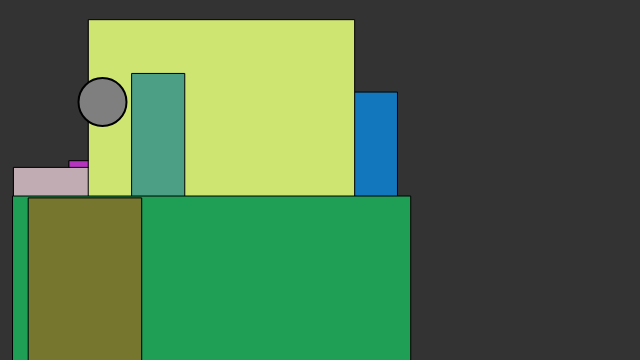
Frame 1 (no input)
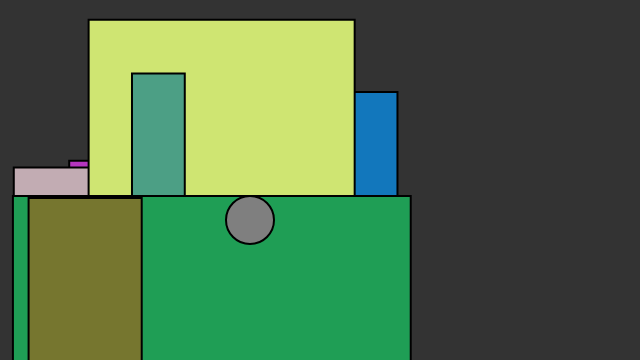
Frame 60 (no input)
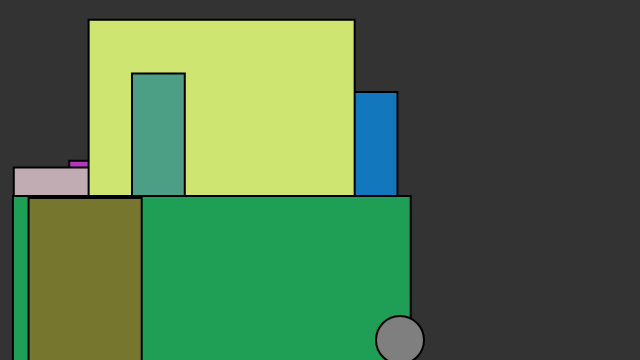
Frame 120 (the mouse pressed at the canvas centre since frame 60)

The p5.js sketch that drew these frames (run headless with seeded random() and noise() and a simulated clock; from frame 60 on, the mouse is pressed at the canvas centre):

// p5.js sketch
// ── sketch.js
// The Nature of Code
// Daniel Shiffman
// http://natureofcode.com

// Example 1-1: Bouncing Ball, no vectors
var x = 100;
var y = 100;
var xspeed = 2.5;
var yspeed = 2;
var numRectangles = 8;
var rectangles = [];

function setup() {
  createCanvas(640, 360);


  for (var i=0; i<numRectangles; i++) {
    rectangles[i]=new SmarterRectangle();
  }

}

function draw() {
  background(51);


for (var i=0; i<rectangles.length;i++) {
  rectangles[i].drawRectangle();
}


// rectangles.forEach(function(rectangle) {
//   rectangle.drawRectangle();
// })


// drawRectangle(200,200,100,150,[30,200,80]);


// for (var i=0; i <10;i++) {

//   new Rectangle(random(200),random(200),random(300),random(150),[30,200,80]);
// }




move();
checkEdge();
drawBall();

}


function move() {
  // Add the current speed to the position.
  x = x + xspeed;
  y = y + yspeed;
}



function checkEdge() {

  // check Edges
  if ((x > width) || (x < 0)) {
    xspeed = xspeed * -1;

    for (var i=0; i<rectangles.length;i++) {
      rectangles[i].randomize();
    }

  }
  if ((y > height) || (y < 0)) {
    yspeed = yspeed * -1;
  }
}



function drawBall() {

  // Display circle at x position
  stroke(0);
  strokeWeight(2);
  fill(127);
  ellipse(x, y, 48, 48);

}



function drawRectangle(rectX,rectY,rectWidth,rectHeight, color) {

  fill(color);
  rect(rectX,rectY,rectWidth,rectHeight);

}


var Rectangle = function(rectX,rectY,rectWidth,rectHeight, color) {

  fill(color);
  rect(rectX,rectY,rectWidth,rectHeight);



}



var SmarterRectangle = function() {
    this.color = [random(255),random(255),random(255)];
    this.rectX=random(200);
    this.rectY=random(200);
    this.rectWidth=random(400);
    this.rectHeight=random(600);

  this.randomize = function() {
    this.color = [random(255),random(255),random(255)];
    this.rectX=random(200);
    this.rectY=random(200);
    this.rectWidth=random(400);
    this.rectHeight=random(600);
}


  this.drawRectangle = function() {
    fill(this.color);
    rect(this.rectX,this.rectY,this.rectWidth,this.rectHeight);

  }





}
